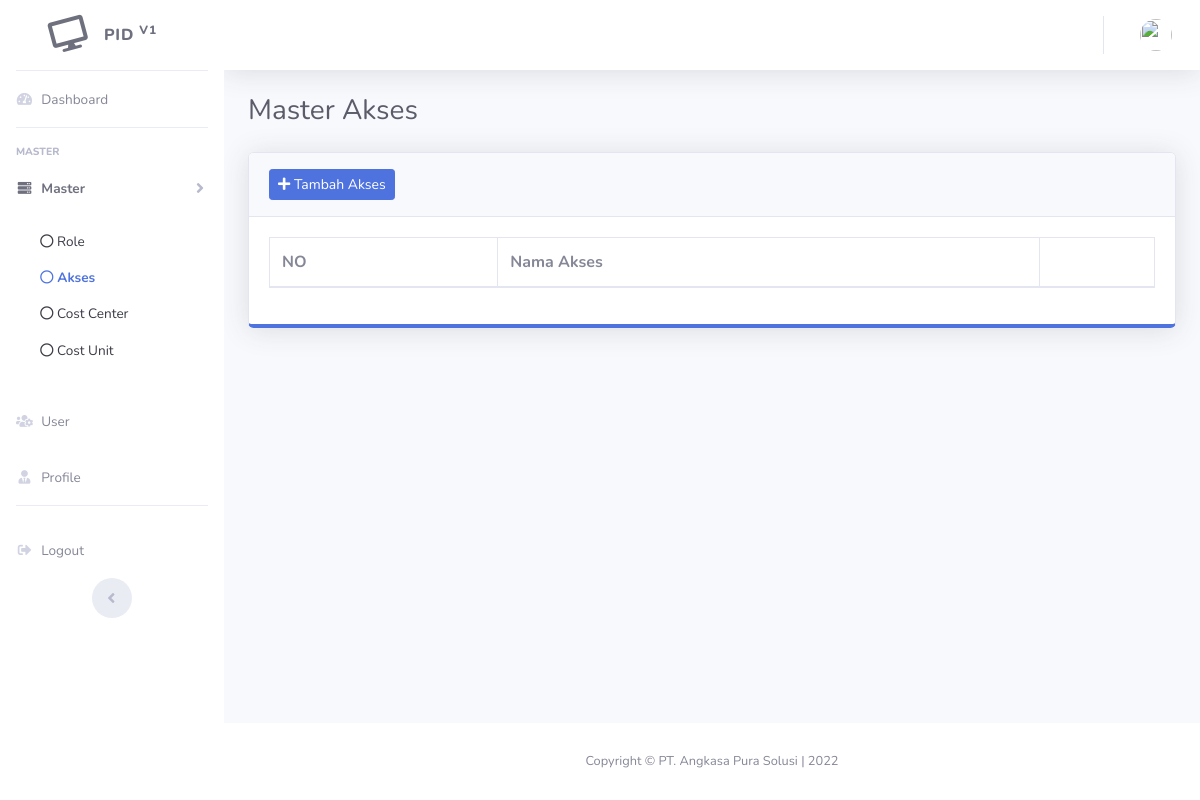
Page /index.php/admin/master/akses on the earlier database version.
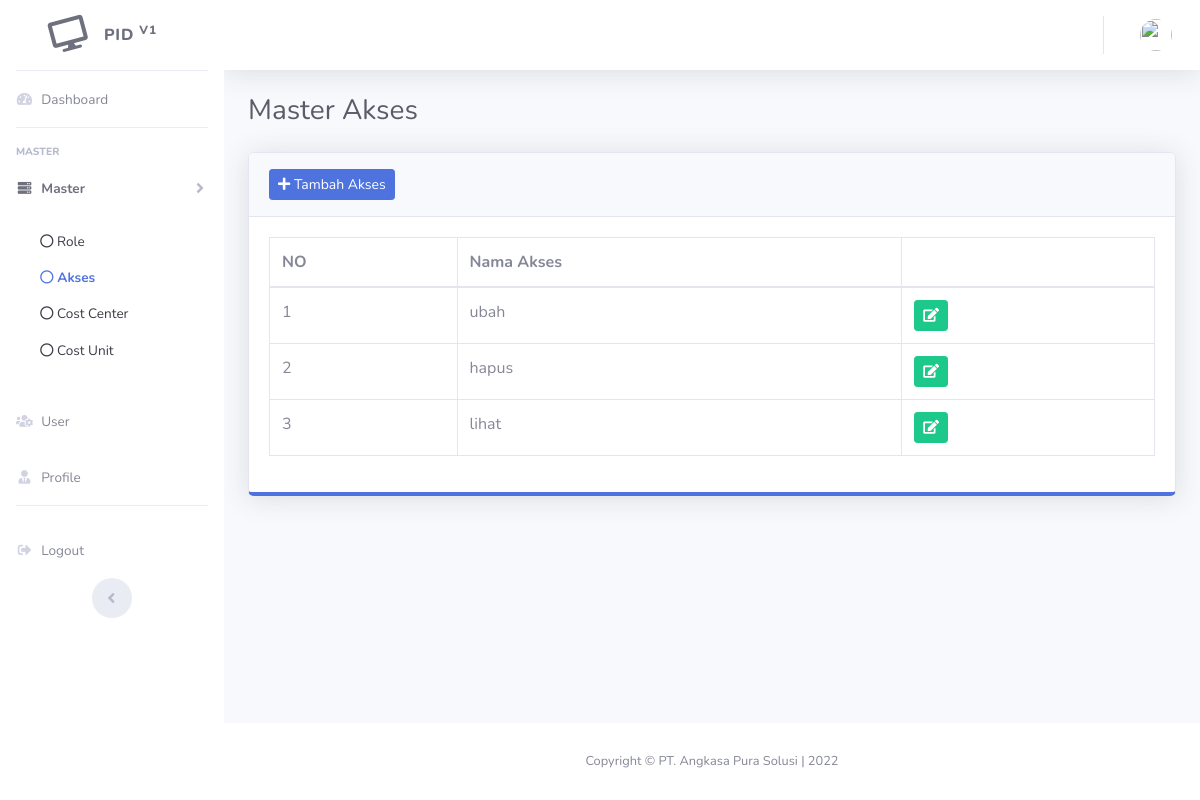
Same page on the later database version.
### tables this page shows
CREATE TABLE `tb_akses` (
  `id_akses` int(11) NOT NULL,
  `nama_akses` varchar(255) NOT NULL
);

### application/controllers/admin/master/Akses.php (called while the page is built, shortened)
<?php
class Akses extends CI_Controller
{
    public function __construct()
    {
        $this->load->model('Core_Model', 'core');
    }
    public function index()
    {
        $data = [
            'title' => 'Master Akses',
            'list_akses' => $this->core->get('tb_akses', ['select_by' => 'id_akses', 'order_by' => 'DESC']),
        ];
        $this->load->view('layout/admin/header', $data);
        $this->load->view('layout/admin/sidebar');
        $this->load->view('layout/admin/topbar');
        $this->load->view('admin/akses/index', $data);
        $this->load->view('layout/admin/footer');
    }
}

### index.php (called while the page is built, shortened)
<?php
require_once BASEPATH.'core/CodeIgniter.php';

### application/models/Core_Model.php (called while the page is built, shortened)
<?php
class Core_Model extends CI_Model
{
	public function get($table, $order=null)
	{
		$this->db->select('*');
		$this->db->from($table);
		if($order != null){
			$this->db->order_by($order['select_by'], $order['order_by']);
		}
		return $this->db->get()->result();
	}
}

### application/views/admin/akses/index.php (the view)
<div class="container-fluid">
	<div class="d-sm-flex align-items-center justify-content-between mb-4">
		<h1 class="h3 mb-0 text-gray-800"><?= $title ?></h1>
	</div>
	<div class="row">
		<div class="col-lg">
			<div class="card shadow mb-4 border-bottom-primary">
				<div class="card-header py-3">
					<h6 class="m-0 font-weight-bold"><a href="<?= base_url('admin/master/akses/tambah') ?>" class="btn btn-sm btn-primary"><i class="fas fa-plus"></i> Tambah Akses</a></h6>
				</div>
				<div class="card-body">
					<div class="table-responsive">
						<table class="table table-bordered" id="dataTable" width="100%" cellspacing="0">
							<thead>
								<tr>
									<th>NO</th>
									<th>Nama Akses</th>
									<th></th>
								</tr>
							</thead>
							<tbody>
								<?php
								$no = 1;
								foreach ($list_akses as $lr) :
								?>
									<tr>
										<td><?= $no++ ?></td>
										<td><?= $lr->nama_akses ?></td>
										<td>
											<a href="<?=base_url('admin/master/akses/ubah/') . $lr->id_akses;?>" class="btn btn-sm btn-success mr-2" data-toggle="tooltip" data-placement="left" title="Ubah"><i class="fas fa-edit"></i></a>
										</td>
									</tr>
								<?php endforeach; ?>
							</tbody>
						</table>
					</div>
				</div>
			</div>
		</div>
	</div>
</div>

Differences in the rows shown:
added tb_akses: nama_akses "ubah"
added tb_akses: nama_akses "hapus"
added tb_akses: nama_akses "lihat"
